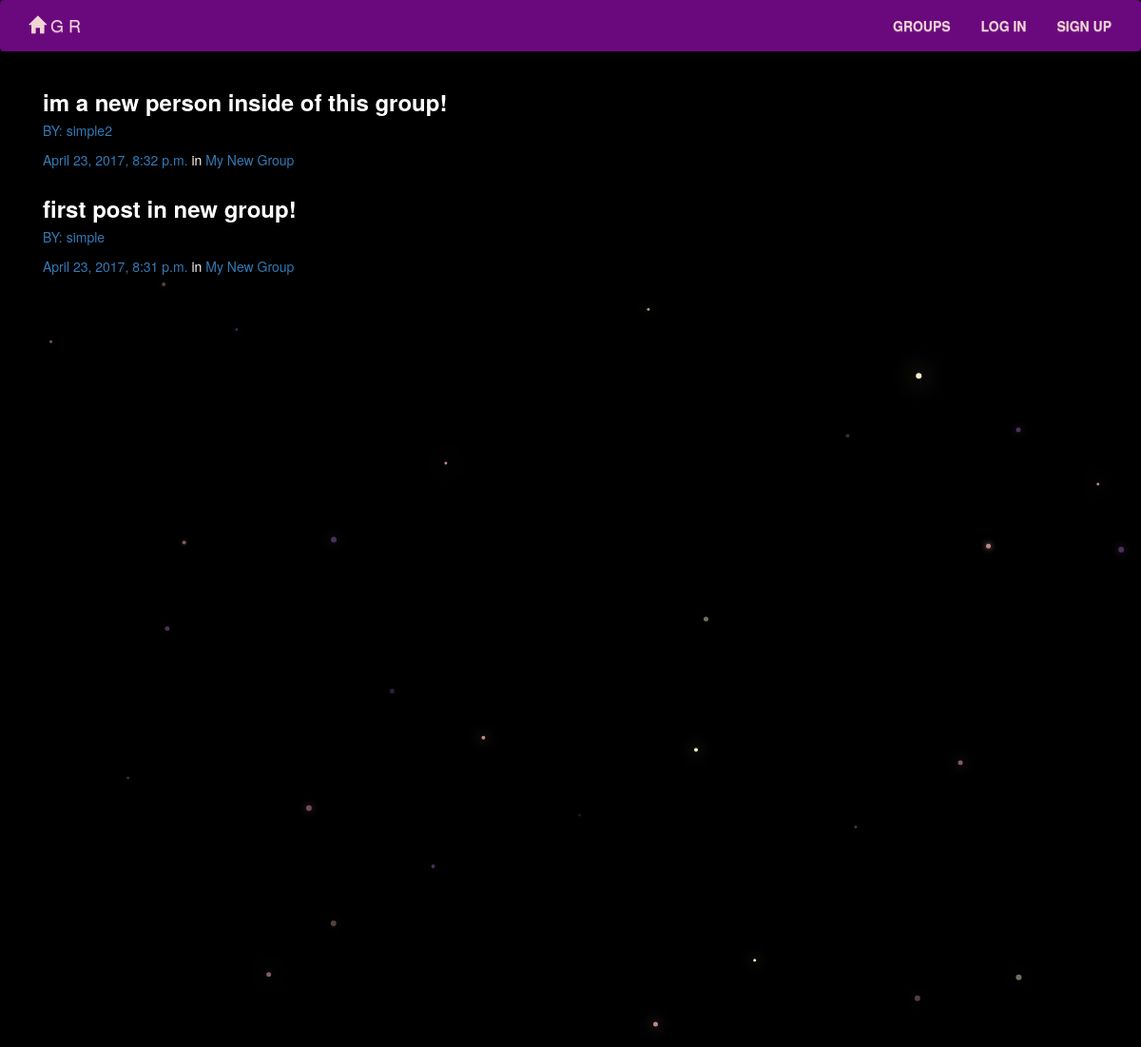
/posts/, run on an earlier commit of the app's database.
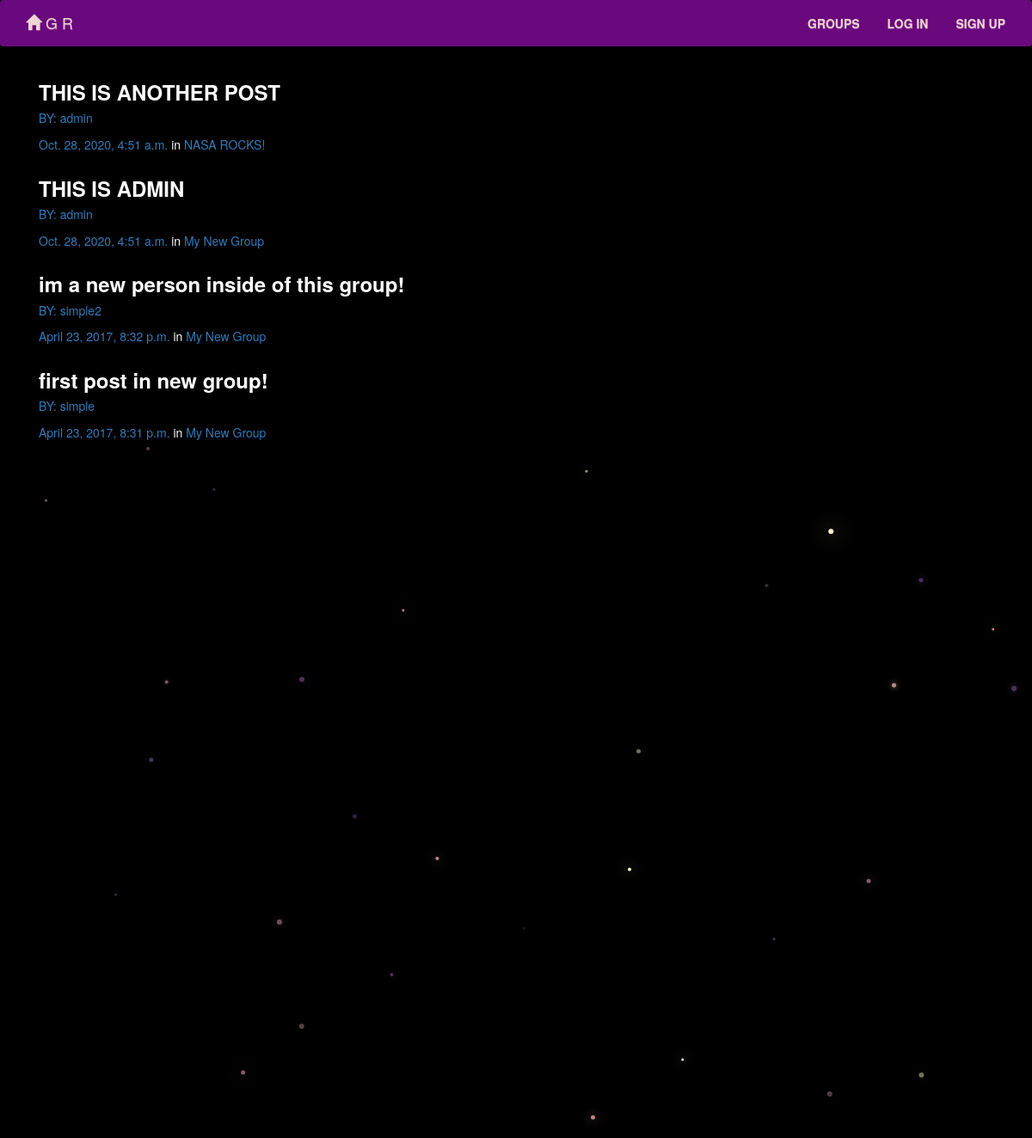
And on a later commit of the database.
### posts/models.py (models this page shows, shortened)
class Post(models.Model):
    user = models.ForeignKey(User, related_name="posts",on_delete=models.CASCADE,)
    created_at = models.DateTimeField(auto_now=True)
    message = models.TextField()
    message_html = models.TextField(editable=False)
    group = models.ForeignKey(Group, related_name="posts",null=True, blank=True,on_delete=models.CASCADE,)
    class Meta:
        ordering = ["-created_at"]
        unique_together = ["user", "message"]

### groups/models.py (models this page shows, shortened)
class Group(models.Model):
    name = models.CharField(max_length=255, unique=True)
    slug = models.SlugField(allow_unicode=True, unique=True)
    description = models.TextField(blank=True, default='')
    description_html = models.TextField(editable=False, default='', blank=True)
    members = models.ManyToManyField(User,through="GroupMember")
    class Meta:
        ordering = ["name"]

### posts/views.py (the view)
class PostList(SelectRelatedMixin, generic.ListView):
    model = models.Post
    select_related = ("user", "group")

### posts/templates/posts/post_list.html (shortened to what this page needs)
{% extends "posts/post_base.html" %}
{% load humanize %}
{% block post_content %}
<div class="col-md-8">
	{% for post in post_list %}
  {% include "posts/_post.html" %}
	{% endfor %}
</div>
{% endblock %}

### posts/templates/posts/_post.html (shortened to what this page needs)
	<div  class="post media">
		<h3><strong>{{ post.message_html|safe }}</</strong></h3>
		<div class="media-body">
			<h5 class="media-heading">
				<span class="username"><a href="{% url 'posts:for_user' username=post.user.username %}">BY: {{ post.user.username }}</a></span>
			<br><br>	<time class="time"><a href="{% url 'posts:single' username=post.user.username pk=post.pk %}">{{ post.created_at }}</a></time>
				{% if post.group %}
				<span class="group-name"> in  <a href="#">{{ post.group.name }}</a></span>
				{% endif %}
			</h5>
		</div>
	</div>

What changed in the data, as far as the page shows it:
added Post: message_html "THIS IS ANOTHER POST", user.username "admin", created_at "Oct. 28, 2020, 4:51 a.m.", group.name "NASA ROCKS!"
added Post: message_html "THIS IS ADMIN", user.username "admin", created_at "Oct. 28, 2020, 4:51 a.m.", group.name "My New Group"
